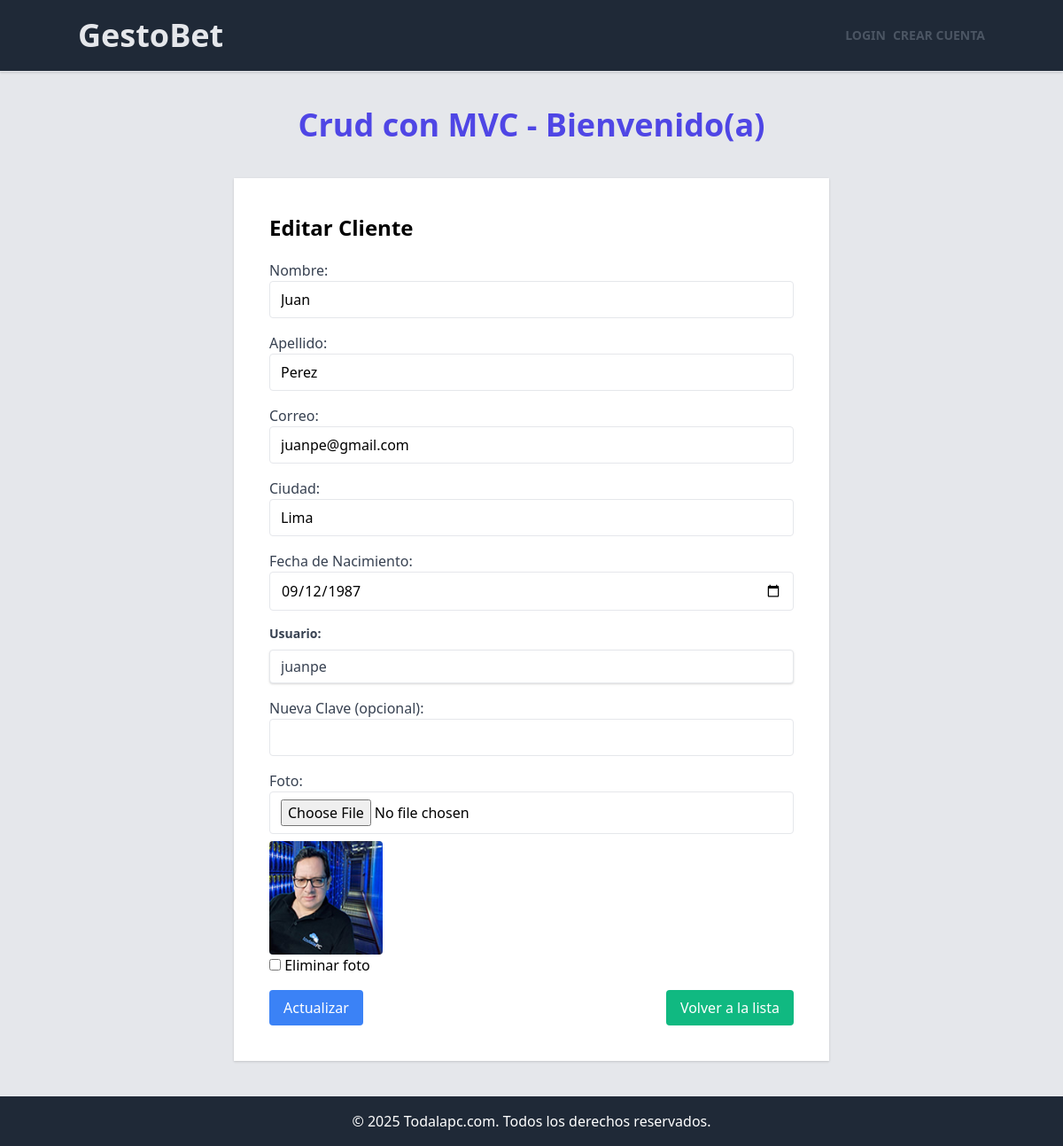
The app's page /edit/7 with its own data.
### tables this page shows
CREATE TABLE IF NOT EXISTS `clientes` (
  `id` int NOT NULL AUTO_INCREMENT,
  `nombre` varchar(50) DEFAULT NULL,
  `apellido` varchar(50) DEFAULT NULL,
  `usuario` varchar(200) DEFAULT NULL,
  `correo` varchar(100) DEFAULT NULL,
  `ciudad` varchar(50) DEFAULT NULL,
  `fecha_nacimiento` date DEFAULT NULL,
  `clave` varchar(200) NOT NULL,
  `foto` varchar(200) DEFAULT NULL,
  PRIMARY KEY (`id`)
);

### app/models/ClienteModel.php (called while the page is built, shortened)
<?php
require_once __DIR__ . '/../../config/database.php';
class ClienteModel {
    private $conn;
    public function __construct() {
        $database = new Database();
        $this->conn = $database->getConnection();
    }
    public function obtenerPorId($id) {
        $query = "SELECT id, nombre, apellido, correo, ciudad, fecha_nacimiento, usuario, foto FROM clientes WHERE id = :id";
        $stmt = $this->conn->prepare($query);
        $stmt->bindParam(':id', $id, PDO::PARAM_INT);
        $stmt->execute();
        return $stmt->fetch(PDO::FETCH_OBJ);
    }
}

### config/database.php (called while the page is built, shortened)
<?php
class Database {
    private $host = 'localhost';
    private $db_name = 'clientesdemo';
    private $username = 'root';
    private $password = 'mysql';
    public function getConnection() {
        $this->conn = null;
        try {
            $this->conn = new PDO("mysql:host=" . $this->host . ";dbname=" . $this->db_name, $this->username, $this->password);
            $this->conn->exec("set names utf8");
        } catch(PDOException $exception) {
            echo "Error de conexión: " . $exception->getMessage();
        }
        return $this->conn;
    }
}
?>

### app/controllers/ClienteController.php (called while the page is built, shortened)
<?php
require_once __DIR__ . '/../models/ClienteModel.php';
class ClienteController
{
    private $model;
    public function __construct()
    {
        $this->model = new ClienteModel();
        require_once 'C:/wamp64/www/gestionclientes/app/models/ClienteModel.php';
    }
    public function edit($id)
{
    $cliente = $this->model->obtenerPorId($id);
    $data = [
        'titulo' => 'Editar Cliente',
        'cliente' => $cliente
    ];
    $this->render('clientes/edit', $data);
}
    private function render($view, $data = [])
    {
        extract($data);
        require_once __DIR__ . '/../views/layouts/header.php';
        require_once __DIR__ . '/../views/' . $view . '.php';
        require_once __DIR__ . '/../views/layouts/footer.php';
    }
}
?>

### public/index.php (called while the page is built, shortened)
<?php
require_once __DIR__ . '/../config/database.php';
require_once __DIR__ . '/../app/controllers/ClienteController.php';
require_once __DIR__ . '/../app/controllers/DashboardController.php';
require_once __DIR__ . '/../config/router.php';
$url = isset($_GET['url']) ? rtrim($_GET['url'], '/') : '/';
$request_method = $_SERVER['REQUEST_METHOD'];
try {
    dispatch($url, $system_routes, $request_method);
} catch (Exception $e) {
    http_response_code(404);
    echo "Error: " . $e->getMessage();
}
?>

### app/views/clientes/edit.php (the view)
<?php require_once __DIR__ . '/../layouts/header.php'; ?>
<div class="container mx-auto mt-5 shadow bg-white p-10 text-base mb-10 max-w-2xl">
    <h2 class="text-2xl font-bold mb-5">Editar Cliente</h2>
    <form action="/update/<?php echo $cliente->id; ?>" method="POST" enctype="multipart/form-data">
        <div class="mb-4">
            <label for="nombre" class="block text-gray-700">Nombre:</label>
            <input type="text" id="nombre" name="nombre" value="<?= htmlspecialchars($cliente->nombre) ?>" class="w-full px-3 py-2 border rounded" required>
        </div>
        <div class="mb-4">
            <label for="apellido" class="block text-gray-700">Apellido:</label>
            <input type="text" id="apellido" name="apellido" value="<?= htmlspecialchars($cliente->apellido) ?>" class="w-full px-3 py-2 border rounded" required>
        </div>
        <div class="mb-4">
            <label for="correo" class="block text-gray-700">Correo:</label>
            <input type="email" id="correo" name="correo" value="<?= htmlspecialchars($cliente->correo) ?>" class="w-full px-3 py-2 border rounded" required>
        </div>
        <div class="mb-4">
            <label for="ciudad" class="block text-gray-700">Ciudad:</label>
            <input type="text" id="ciudad" name="ciudad" value="<?= htmlspecialchars($cliente->ciudad) ?>" class="w-full px-3 py-2 border rounded">
        </div>
        <div class="mb-4">
            <label for="fecha_nacimiento" class="block text-gray-700">Fecha de Nacimiento:</label>
            <input type="date" id="fecha_nacimiento" name="fecha_nacimiento" value="<?= htmlspecialchars($cliente->fecha_nacimiento) ?>" class="w-full px-3 py-2 border rounded">
        </div>
        <div class="mb-4">
            <label for="usuario" class="block text-gray-700 text-sm font-bold mb-2">Usuario:</label>
            <input type="text" name="usuario" id="usuario" value="<?php echo htmlspecialchars($cliente->usuario ?? ''); ?>" class="shadow appearance-none border rounded w-full py-2 px-3 text-gray-700 leading-tight focus:outline-none focus:shadow-outline" required>
        </div>
        <div class="mb-4">
            <label for="clave" class="block text-gray-700">Nueva Clave (opcional):</label>
            <input type="password" id="clave" name="clave" class="w-full px-3 py-2 border rounded">
        </div>
        <div class="mb-4">
            <label for="foto" class="block text-gray-700">Foto:</label>
            <input type="file" id="foto" name="foto" class="w-full px-3 py-2 border rounded">
            <?php if (!empty($cliente->foto)) : ?>
                <div class="mt-2">
                    <img src="/<?= htmlspecialchars($cliente->foto) ?>" alt="Foto de <?= htmlspecialchars($cliente->nombre) ?>" class="w-32 h-32 object-cover rounded">
                    <div>
                        <input type="checkbox" id="eliminar_foto" name="eliminar_foto">
                        <label for="eliminar_foto">Eliminar foto</label>
                    </div>
                </div>
            <?php endif; ?>
        </div>
        <div class="flex justify-between">
            <button type="submit" class="bg-blue-500 text-white px-4 py-2 rounded hover:bg-blue-600">Actualizar</button>
            <a href="/" class="bg-green-500 text-white px-4 py-2 rounded hover:bg-green-600">Volver a la lista</a>
        </div>
    </form>
</div>
<?php require_once __DIR__ . '/../layouts/footer.php'; ?>

### config/router.php (shortened to what this page needs)
<?php
function dispatch($url, $routes, $method) {
    $urlParts = explode('/', trim($url, '/'));
    foreach ($routes as $route => $action) {
        $routeParts = explode('/', trim($route, '/'));
        $params = [];
        if (count($urlParts) === count($routeParts)) {
            foreach ($routeParts as $i => $part) {
                if (strpos($part, '{') === 0 && strpos($part, '}') === strlen($part) - 1) {
                    $params[substr($part, 1, -1)] = $urlParts[$i];
                } elseif ($part !== $urlParts[$i]) {
                    continue 2;
                }
            }
            list($controller, $methodName) = explode('@', $action);
            $controllerInstance = new $controller;
            if (method_exists($controllerInstance, $methodName)) {
                $params = array_values($params);
                call_user_func_array([$controllerInstance, $methodName], $params);
                return;
            } else {
                http_response_code(500);
                echo json_encode(['error' => "Método $methodName no encontrado en el controlador $controller"]);
                return;
            }
        }
    }
}

### app/views/layouts/header.php (shortened to what this page needs)
<!DOCTYPE html>
<html lang="es">
<head>
    <link rel="stylesheet" href="https://cdnjs.cloudflare.com/ajax/libs/tailwindcss/2.2.19/tailwind.min.css">
</head>
<body class="bg-gray-200 flex flex-col min-h-screen">
    <div class="flex-grow">
        <header class="sticky top-0 p-5 border-b bg-gray-800 shadow z-50">
            <div class="container mx-auto flex justify-between items-center">
                <h1 class="text-4xl font-bold text-gray-200"><a href="/">GestoBet</a></h1>
                <nav class="flex gap-2 items-center">
                    <?php if (isset($_SESSION['cliente_id'])): ?>
                        <a class="font-bold uppercase text-gray-600 text-sm" href="/logout">Salir</a>
                    <?php else: ?>
                        <a class="font-bold uppercase text-gray-600 text-sm" href="/login">Login</a>
                        <a class="font-bold uppercase text-gray-600 text-sm" href="/create">Crear cuenta</a>
                    <?php endif; ?>
                </nav>
            </div>
        </header>
        <div class="container mx-auto mt-10 text-center space-y-3">
            <h1 class="text-4xl font-extrabold text-indigo-600 mb-10">
                Crud con MVC - Bienvenido(a)
            </h1>
        </div>

### app/views/layouts/footer.php
</div>
    <footer class="bg-gray-800 text-white text-center py-4">
        © <?php echo date('Y'); ?> Todalapc.com. Todos los derechos reservados.
    </footer>
</body>
</html>

### records on screen
clientes: nombre "Juan", apellido "Perez", correo "juanpe@gmail.com", ciudad "Lima", fecha_nacimiento "09/12/1987", usuario "juanpe", foto (picture)
